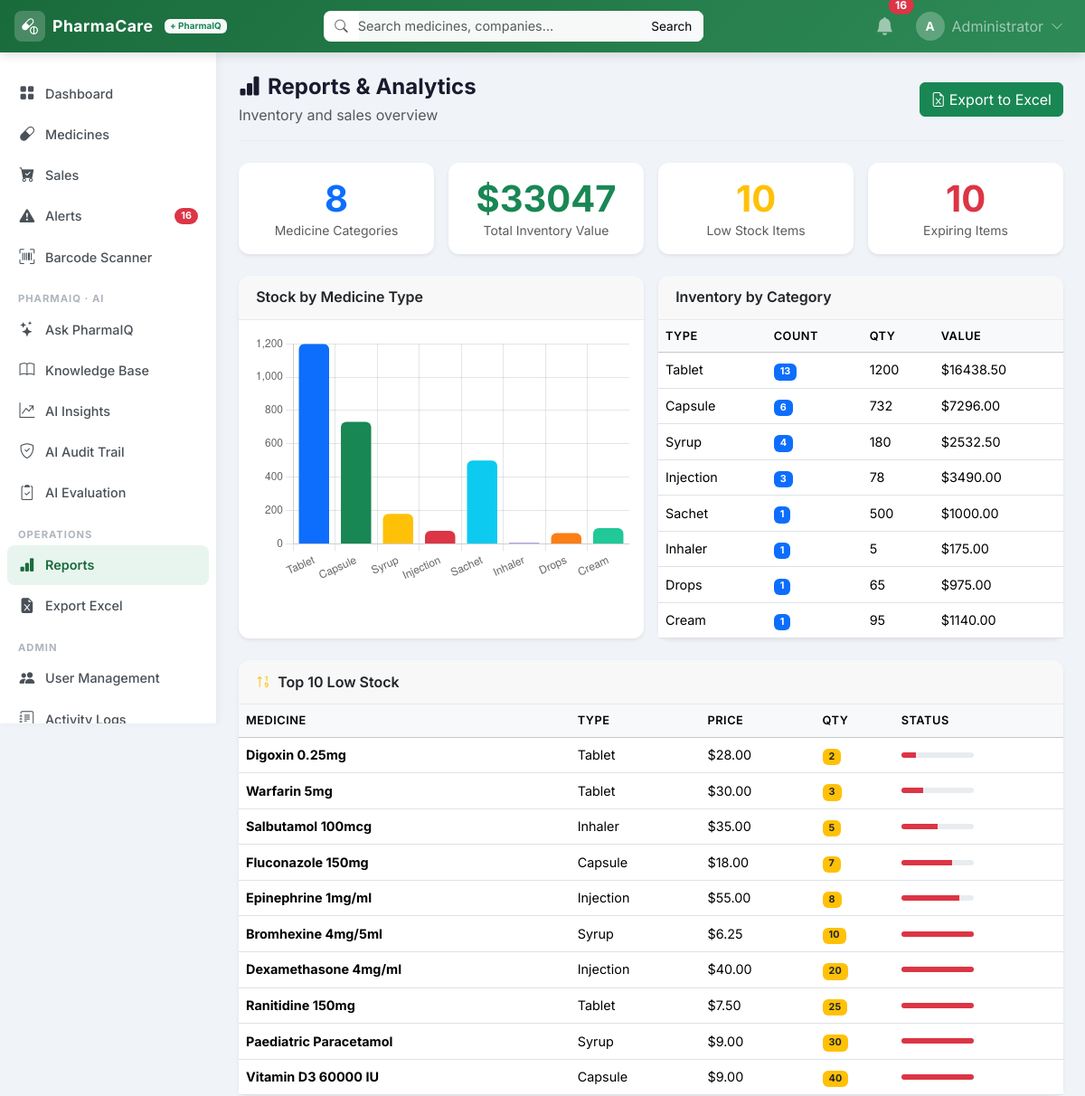
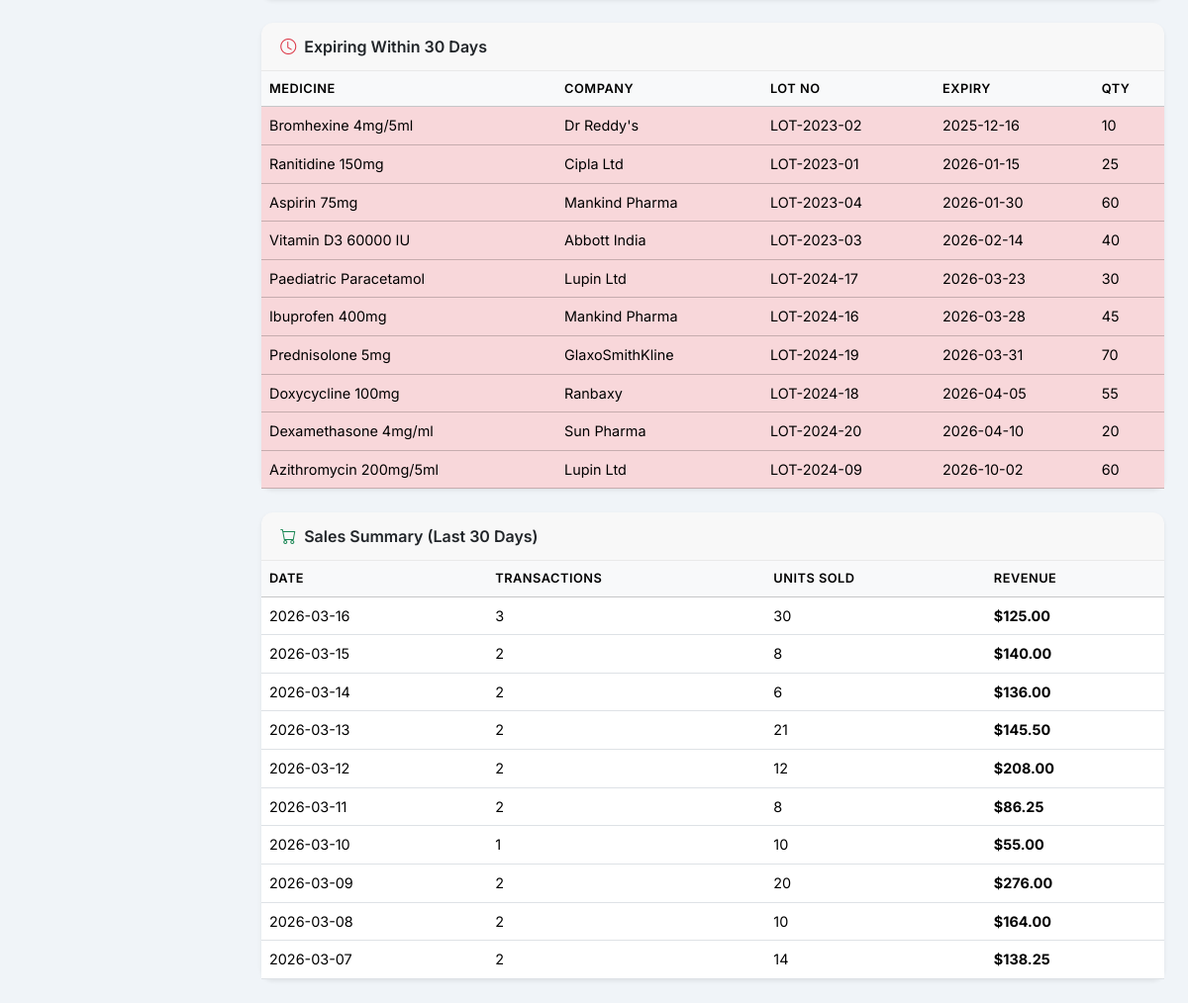
The app's page /reports (signed in) with its own data (2 pictures, top to bottom).
### tables this page shows
CREATE TABLE medicines (
        id             INTEGER PRIMARY KEY AUTOINCREMENT,
        ref_no         TEXT,
        company_name   TEXT,
        medicine_type  TEXT,
        medicine_name  TEXT NOT NULL,
        lot_no         TEXT,
        issue_date     TEXT,
        exp_date       TEXT,
        uses           TEXT,
        side_effect    TEXT,
        precautions    TEXT,
        dosage         TEXT,
        price          REAL,
        product_qty    INTEGER DEFAULT 0,
        image_filename TEXT,
        barcode        TEXT,
        created_at     TEXT DEFAULT (datetime('now')),
        updated_at     TEXT DEFAULT (datetime('now'))
    );

### app.py (the view)
@app.route("/reports")
@login_required
@roles_required("admin", "pharmacist")
def reports():
    today = date.today()
    by_type = query_db("""
        SELECT medicine_type, COUNT(*) as count, COALESCE(SUM(product_qty),0) as total_qty,
               COALESCE(SUM(price*product_qty),0) as total_value
        FROM medicines GROUP BY medicine_type ORDER BY count DESC
    """)
    low_stock_report = query_db(
        "SELECT * FROM medicines ORDER BY product_qty ASC LIMIT 10")
    warn_date = (today + timedelta(days=EXPIRY_WARN_DAYS)).isoformat()
    expiring_report = query_db(
        "SELECT * FROM medicines WHERE exp_date IS NOT NULL AND exp_date != '' AND exp_date <= ? ORDER BY exp_date",
        (warn_date,))
    sales_summary = query_db("""
        SELECT date(sale_date) as day, COUNT(*) as transactions,
               SUM(quantity) as units, SUM(total_price) as revenue
        FROM sales GROUP BY day ORDER BY day DESC LIMIT 30
    """)
    total_inventory_value = query_db(
        "SELECT COALESCE(SUM(price*product_qty),0) as v FROM medicines", one=True)["v"]
    type_labels = json.dumps([r["medicine_type"] or "Unknown" for r in by_type])
    type_data   = json.dumps([r["total_qty"] for r in by_type])
    return render_template("reports.html",
        by_type=by_type, low_stock_report=low_stock_report,
        expiring_report=expiring_report, sales_summary=sales_summary,
        total_inventory_value=total_inventory_value,
        today=today.isoformat(), warn_date=warn_date,
        low_threshold=LOW_STOCK_THRESHOLD,
        type_labels=type_labels, type_data=type_data)

### app.py (called while the page is built)
def get_db():
    db = getattr(g, "_database", None)
    if db is None:
        db = g._database = sqlite3.connect(DATABASE)
        db.row_factory = sqlite3.Row
        db.execute("PRAGMA journal_mode=WAL")
    return db

@app.teardown_appcontext
def close_connection(exception):
    db = getattr(g, "_database", None)
    if db is not None:
        db.close()

def query_db(sql, args=(), one=False, commit=False):
    db = get_db()
    cur = db.execute(sql, args)
    if commit:
        db.commit()
        return cur.lastrowid
    rv = cur.fetchall()
    return (rv[0] if rv else None) if one else rv

def login_required(f):
    @wraps(f)
    def decorated(*args, **kwargs):
        if "user_id" not in session:
            flash("Please login first.", "warning")
            return redirect(url_for("login"))
        return f(*args, **kwargs)
    return decorated

def roles_required(*roles):
    def decorator(f):
        @wraps(f)
        def decorated(*args, **kwargs):
            if "user_id" not in session:
                flash("Please login first.", "warning")
                return redirect(url_for("login"))
            if session.get("role") not in roles:
                flash("Access denied. Insufficient permissions.", "danger")
                return redirect(url_for("dashboard"))
            return f(*args, **kwargs)
        return decorated
    return decorator

@app.context_processor
def inject_alerts():
    if "user_id" in session:
        today     = date.today()
        warn_date = today + timedelta(days=EXPIRY_WARN_DAYS)
        exp_count = query_db(
            "SELECT COUNT(*) as c FROM medicines WHERE exp_date IS NOT NULL AND exp_date != '' AND exp_date <= ?",
            (warn_date.isoformat(),), one=True)["c"]
        ls_count  = query_db(
            "SELECT COUNT(*) as c FROM medicines WHERE product_qty <= ?",
            (LOW_STOCK_THRESHOLD,), one=True)["c"]
        return dict(nav_expiring=exp_count, nav_low_stock=ls_count)
    return dict(nav_expiring=0, nav_low_stock=0)

### pharmaiq/routes.py (called while the page is built)
def csrf_token():
    if "ai_csrf" not in session:
        session["ai_csrf"] = secrets.token_urlsafe(24)
    return session["ai_csrf"]

@bp.app_context_processor
def _inject():
    return {"csrf_token": csrf_token}

### templates/reports.html (shortened to what this page needs)
{% extends "base.html" %}
{% block content %}
<div class="page-header d-flex justify-content-between align-items-center">
  <div>
    <h4 class="page-title"><i class="bi bi-bar-chart-fill me-2"></i>Reports & Analytics</h4>
    <p class="text-muted mb-0">Inventory and sales overview</p>
  </div>
  <a href="{{ url_for('export_excel') }}" class="btn btn-success">
    <i class="bi bi-file-earmark-excel me-1"></i>Export to Excel
  </a>
</div>
<div class="row g-3 mb-4">
  <div class="col-md-3">
    <div class="card border-0 shadow-sm text-center p-3">
      <div class="text-primary display-6 fw-bold">{{ by_type|length }}</div>
      <div class="text-muted small">Medicine Categories</div>
    </div>
  </div>
  <div class="col-md-3">
    <div class="card border-0 shadow-sm text-center p-3">
      <div class="text-success display-6 fw-bold">${{ "%.0f"|format(total_inventory_value) }}</div>
      <div class="text-muted small">Total Inventory Value</div>
    </div>
  </div>
  <div class="col-md-3">
    <div class="card border-0 shadow-sm text-center p-3">
      <div class="text-warning display-6 fw-bold">{{ low_stock_report|length }}</div>
      <div class="text-muted small">Low Stock Items</div>
    </div>
  </div>
  <div class="col-md-3">
    <div class="card border-0 shadow-sm text-center p-3">
      <div class="text-danger display-6 fw-bold">{{ expiring_report|length }}</div>
      <div class="text-muted small">Expiring Items</div>
    </div>
  </div>
</div>
<div class="row g-3 mb-4">
  <div class="col-lg-6">
    <div class="card border-0 shadow-sm h-100">
      <div class="card-header"><h6 class="mb-0 fw-semibold">Stock by Medicine Type</h6></div>
      <div class="card-body"><canvas id="typeChart" height="200"></canvas></div>
    </div>
  </div>
  <div class="col-lg-6">
    <div class="card border-0 shadow-sm h-100">
      <div class="card-header"><h6 class="mb-0 fw-semibold">Inventory by Category</h6></div>
      <div class="table-responsive">
        <table class="table align-middle mb-0">
          <thead class="table-light"><tr><th>Type</th><th>Count</th><th>Qty</th><th>Value</th></tr></thead>
          <tbody>
          {% for r in by_type %}
          <tr>
            <td>{{ r['medicine_type'] or 'Unknown' }}</td>
            <td><span class="badge bg-primary">{{ r['count'] }}</span></td>
            <td>{{ r['total_qty'] }}</td>
            <td>${{ "%.2f"|format(r['total_value'] or 0) }}</td>
          </tr>
          {% endfor %}
          </tbody>
        </table>
      </div>
    </div>
  </div>
</div>
<div class="card border-0 shadow-sm mb-4">
  <div class="card-header d-flex justify-content-between align-items-center">
    <h6 class="mb-0 fw-semibold"><i class="bi bi-sort-numeric-up me-2 text-warning"></i>Top 10 Low Stock</h6>
  </div>
  <div class="table-responsive">
    <table class="table table-hover align-middle mb-0">
      <thead class="table-light"><tr><th>Medicine</th><th>Type</th><th>Price</th><th>Qty</th><th>Status</th></tr></thead>
      <tbody>
      {% for m in low_stock_report %}
      <tr>
        <td><strong>{{ m['medicine_name'] }}</strong></td>
        <td>{{ m['medicine_type'] or '—' }}</td>
        <td>${{ "%.2f"|format(m['price'] or 0) }}</td>
        <td>
          {% if m['product_qty'] == 0 %}<span class="badge bg-danger">OUT</span>
          {% else %}<span class="badge bg-warning text-dark">{{ m['product_qty'] }}</span>{% endif %}
        </td>
        <td>
          <div class="progress" style="height:6px;width:80px">
            <div class="progress-bar bg-danger" style="width:{{ [m['product_qty']*10, 100]|min }}%"></div>
          </div>
        </td>
      </tr>
      {% endfor %}
      </tbody>
    </table>
  </div>
</div>
{% if expiring_report %}
<div class="card border-0 shadow-sm mb-4">
  <div class="card-header"><h6 class="mb-0 fw-semibold"><i class="bi bi-clock me-2 text-danger"></i>Expiring Within 30 Days</h6></div>
  <div class="table-responsive">
    <table class="table table-hover align-middle mb-0">
      <thead class="table-light"><tr><th>Medicine</th><th>Company</th><th>Lot No</th><th>Expiry</th><th>Qty</th></tr></thead>
      <tbody>
      {% for m in expiring_report %}
      <tr class="{% if m['exp_date'] < today %}table-danger{% else %}table-warning{% endif %}">
        <td>{{ m['medicine_name'] }}</td>
        <td>{{ m['company_name'] or '—' }}</td>
        <td>{{ m['lot_no'] or '—' }}</td>
        <td>{{ m['exp_date'] }}</td>
        <td>{{ m['product_qty'] }}</td>
      </tr>
      {% endfor %}
      </tbody>
    </table>
  </div>
</div>
{% endif %}
{% if sales_summary %}
<div class="card border-0 shadow-sm">
  <div class="card-header"><h6 class="mb-0 fw-semibold"><i class="bi bi-cart me-2 text-success"></i>Sales Summary (Last 30 Days)</h6></div>
  <div class="table-responsive">
    <table class="table table-hover align-middle mb-0">
      <thead class="table-light"><tr><th>Date</th><th>Transactions</th><th>Units Sold</th><th>Revenue</th></tr></thead>
      <tbody>
      {% for s in sales_summary %}
      <tr>
        <td>{{ s['day'] }}</td>
        <td>{{ s['transactions'] }}</td>
        <td>{{ s['units'] }}</td>
        <td><strong>${{ "%.2f"|format(s['revenue'] or 0) }}</strong></td>
      </tr>
      {% endfor %}
      </tbody>
    </table>
  </div>
</div>
{% endif %}
{% endblock %}
{% block scripts %}
<script>
const typeLabels = {{ type_labels|safe }};
const typeData   = {{ type_data|safe }};
const colors = ['#0d6efd','#198754','#ffc107','#dc3545','#0dcaf0','#6f42c1','#fd7e14','#20c997'];
new Chart(document.getElementById('typeChart'), {
  type: 'bar',
  data: {
    labels: typeLabels,
    datasets: [{
      label: 'Total Qty',
      data: typeData,
      backgroundColor: colors.slice(0, typeLabels.length),
      borderRadius: 6
    }]
  },
  options: {
    responsive: true,
    plugins: { legend: { display: false } },
    scales: { y: { beginAtZero: true } }
  }
});
</script>
{% endblock %}

### static/css/style.css (style rules this page uses)
:root { --sidebar-width: 240px; --navbar-height: 58px; --primary: #1a6b3c; --primary-dark: #145530; }
* { box-sizing: border-box; }
body { font-family: 'Inter', sans-serif; background: #f0f4f8; color: #212529; }
.page-header { margin-bottom: 1.5rem; padding-bottom: 1rem; border-bottom: 1px solid #e8ecf0; }
.page-title { font-weight: 700; color: #1a1a2e; margin-bottom: 0.25rem; }
.table th { font-size: 0.8rem; text-transform: uppercase; letter-spacing: 0.5px; font-weight: 600; }
.table td { font-size: 0.9rem; vertical-align: middle; }
.card { border-radius: 12px !important; }
.card-header { border-radius: 12px 12px 0 0 !important; border-bottom: 1px solid rgba(0,0,0,0.06); padding: 0.9rem 1.2rem; }

### records on screen
medicines: medicine_type "Sachet", count "1", total_qty "500", r "1000.00"
medicines: medicine_type "Inhaler", count "1", total_qty "5", r "175.00", medicine_name "Salbutamol 100mcg", price "35.00", product_qty "5", {{ [m['product_qty']*10, 100]|min }} 50 (drawn)
medicines: medicine_type "Drops", count "1", total_qty "65", r "975.00"
medicines: medicine_type "Cream", count "1", total_qty "95", r "1140.00"
medicines: medicine_name "Digoxin 0.25mg", medicine_type "Tablet", price "28.00", product_qty "2", {{ [m['product_qty']*10, 100]|min }} 20 (drawn)
medicines: medicine_name "Warfarin 5mg", medicine_type "Tablet", price "30.00", product_qty "3", {{ [m['product_qty']*10, 100]|min }} 30 (drawn)
medicines: medicine_name "Fluconazole 150mg", medicine_type "Capsule", price "18.00", product_qty "7", {{ [m['product_qty']*10, 100]|min }} 70 (drawn)
medicines: medicine_name "Epinephrine 1mg/ml", medicine_type "Injection", price "55.00", product_qty "8", {{ [m['product_qty']*10, 100]|min }} 80 (drawn)
medicines: medicine_name "Bromhexine 4mg/5ml", medicine_type "Syrup", price "6.25", product_qty "10", {{ [m['product_qty']*10, 100]|min }} 100 (drawn), company_name "Dr Reddy's", lot_no "LOT-2023-02", exp_date "2025-12-16"
medicines: medicine_name "Dexamethasone 4mg/ml", medicine_type "Injection", price "40.00", product_qty "20", {{ [m['product_qty']*10, 100]|min }} 100 (drawn), company_name "Sun Pharma", lot_no "LOT-2024-20", exp_date "2026-04-10"
medicines: medicine_name "Ranitidine 150mg", medicine_type "Tablet", price "7.50", product_qty "25", {{ [m['product_qty']*10, 100]|min }} 100 (drawn), company_name "Cipla Ltd", lot_no "LOT-2023-01", exp_date "2026-01-15"
medicines: medicine_name "Paediatric Paracetamol", medicine_type "Syrup", price "9.00", product_qty "30", {{ [m['product_qty']*10, 100]|min }} 100 (drawn), company_name "Lupin Ltd", lot_no "LOT-2024-17", exp_date "2026-03-23"
medicines: medicine_name "Vitamin D3 60000 IU", medicine_type "Capsule", price "9.00", product_qty "40", {{ [m['product_qty']*10, 100]|min }} 100 (drawn), company_name "Abbott India", lot_no "LOT-2023-03", exp_date "2026-02-14"
medicines: medicine_name "Aspirin 75mg", company_name "Mankind Pharma", lot_no "LOT-2023-04", exp_date "2026-01-30", product_qty "60"
medicines: medicine_name "Ibuprofen 400mg", company_name "Mankind Pharma", lot_no "LOT-2024-16", exp_date "2026-03-28", product_qty "45"
medicines: medicine_name "Prednisolone 5mg", company_name "GlaxoSmithKline", lot_no "LOT-2024-19", exp_date "2026-03-31", product_qty "70"
medicines: medicine_name "Doxycycline 100mg", company_name "Ranbaxy", lot_no "LOT-2024-18", exp_date "2026-04-05", product_qty "55"
medicines: medicine_name "Azithromycin 200mg/5ml", company_name "Lupin Ltd", lot_no "LOT-2024-09", exp_date "2026-10-02", product_qty "60"

### other values on screen
{{ nav_expiring + nav_low_stock }} "16"
{{ (session.full_name or session.username)[0]|upper }} "A"
{{ session.full_name or session.username }} "Administrator"
{{ by_type|length }} "8"
{{ "%.0f"|format(total_inventory_value) }} "33047"
{{ low_stock_report|length }} "10"
{{ expiring_report|length }} "10"
{{ r['medicine_type'] or 'Unknown' }} "Tablet" "Capsule" "Syrup" "Injection"
{{ r['count'] }} "13" "6" "4" "3"
{{ r['total_qty'] }} "1200" "732" "180" "78"
{{ "%.2f"|format(r['total_value'] or 0) }} "16438.50" "7296.00" "2532.50" "3490.00"
{{ s['day'] }} "2026-03-16" "2026-03-15" "2026-03-14" "2026-03-13" "2026-03-12" "2026-03-11" "2026-03-10" "2026-03-09" "2026-03-08" "2026-03-07"
{{ s['transactions'] }} "3" "2" "2" "2" "2" "2" "1" "2" "2" "2"
{{ s['units'] }} "30" "8" "6" "21" "12" "8" "10" "20" "10" "14"
{{ "%.2f"|format(s['revenue'] or 0) }} "125.00" "140.00" "136.00" "145.50" "208.00" "86.25" "55.00" "276.00" "164.00" "138.25"
